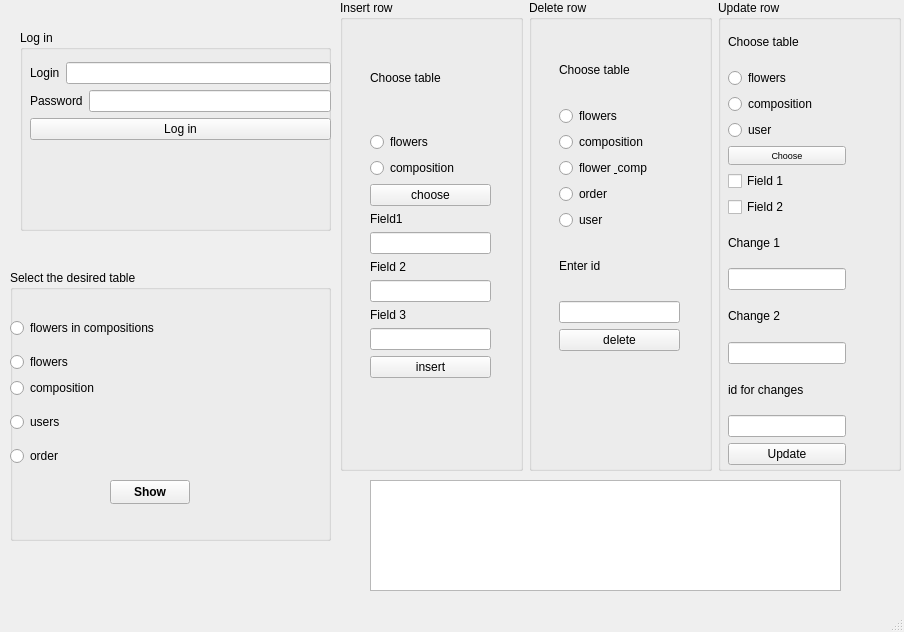
<?xml version="1.0" encoding="UTF-8"?>
<ui version="4.0">
 <class>MainWindow</class>
 <widget class="QMainWindow" name="MainWindow">
  <property name="geometry">
   <rect>
    <x>0</x>
    <y>0</y>
    <width>904</width>
    <height>632</height>
   </rect>
  </property>
  <property name="windowTitle">
   <string>MainWindow</string>
  </property>
  <widget class="QWidget" name="centralwidget">
   <widget class="QTableView" name="tableView">
    <property name="geometry">
     <rect>
      <x>370</x>
      <y>480</y>
      <width>471</width>
      <height>111</height>
     </rect>
    </property>
   </widget>
   <widget class="QGroupBox" name="groupBox">
    <property name="geometry">
     <rect>
      <x>10</x>
      <y>270</y>
      <width>321</width>
      <height>271</height>
     </rect>
    </property>
    <property name="title">
     <string>Select the desired table</string>
    </property>
    <widget class="QPushButton" name="pushButton">
     <property name="geometry">
      <rect>
       <x>100</x>
       <y>210</y>
       <width>80</width>
       <height>24</height>
      </rect>
     </property>
     <property name="font">
      <font>
       <bold>true</bold>
       <strikeout>false</strikeout>
      </font>
     </property>
     <property name="text">
      <string>Show</string>
     </property>
    </widget>
    <widget class="QWidget" name="layoutWidget">
     <property name="geometry">
      <rect>
       <x>0</x>
       <y>40</y>
       <width>311</width>
       <height>166</height>
      </rect>
     </property>
     <layout class="QHBoxLayout" name="horizontalLayout_2">
      <item>
       <layout class="QHBoxLayout" name="horizontalLayout">
        <item>
         <layout class="QVBoxLayout" name="verticalLayout_2">
          <item>
           <widget class="QRadioButton" name="fandc">
            <property name="text">
             <string>flowers in compositions</string>
            </property>
           </widget>
          </item>
          <item>
           <layout class="QVBoxLayout" name="verticalLayout">
            <item>
             <widget class="QRadioButton" name="flowers">
              <property name="text">
               <string>flowers</string>
              </property>
             </widget>
            </item>
            <item>
             <widget class="QRadioButton" name="composition">
              <property name="text">
               <string>composition</string>
              </property>
             </widget>
            </item>
           </layout>
          </item>
          <item>
           <widget class="QRadioButton" name="users">
            <property name="text">
             <string>users</string>
            </property>
           </widget>
          </item>
          <item>
           <widget class="QRadioButton" name="order">
            <property name="text">
             <string>order</string>
            </property>
           </widget>
          </item>
         </layout>
        </item>
       </layout>
      </item>
     </layout>
    </widget>
   </widget>
   <widget class="QWidget" name="layoutWidget">
    <property name="geometry">
     <rect>
      <x>340</x>
      <y>0</y>
      <width>561</width>
      <height>471</height>
     </rect>
    </property>
    <layout class="QHBoxLayout" name="horizontalLayout_3">
     <item>
      <widget class="QGroupBox" name="groupBox_2">
       <property name="title">
        <string>Insert row</string>
       </property>
       <widget class="QWidget" name="layoutWidget">
        <property name="geometry">
         <rect>
          <x>30</x>
          <y>30</y>
          <width>121</width>
          <height>348</height>
         </rect>
        </property>
        <layout class="QVBoxLayout" name="verticalLayout_6">
         <item>
          <widget class="QLabel" name="label_6">
           <property name="text">
            <string>Choose table</string>
           </property>
          </widget>
         </item>
         <item>
          <widget class="QRadioButton" name="radioButton_6">
           <property name="text">
            <string>flowers</string>
           </property>
          </widget>
         </item>
         <item>
          <widget class="QRadioButton" name="radioButton_7">
           <property name="text">
            <string>composition</string>
           </property>
          </widget>
         </item>
         <item>
          <widget class="QPushButton" name="pushButton_4">
           <property name="text">
            <string>choose</string>
           </property>
          </widget>
         </item>
         <item>
          <layout class="QVBoxLayout" name="verticalLayout_5">
           <item>
            <widget class="QLabel" name="label_3">
             <property name="text">
              <string>Field1</string>
             </property>
            </widget>
           </item>
           <item>
            <widget class="QLineEdit" name="line_in1"/>
           </item>
           <item>
            <widget class="QLabel" name="label_4">
             <property name="text">
              <string>Field 2</string>
             </property>
            </widget>
           </item>
           <item>
            <widget class="QLineEdit" name="line_in2"/>
           </item>
           <item>
            <widget class="QLabel" name="label_5">
             <property name="text">
              <string>Field 3</string>
             </property>
            </widget>
           </item>
           <item>
            <widget class="QLineEdit" name="line_in3"/>
           </item>
          </layout>
         </item>
         <item>
          <widget class="QPushButton" name="pushButton_3">
           <property name="text">
            <string>insert</string>
           </property>
          </widget>
         </item>
        </layout>
       </widget>
      </widget>
     </item>
     <item>
      <widget class="QGroupBox" name="groupBox_3">
       <property name="title">
        <string>Delete row</string>
       </property>
       <widget class="QWidget" name="layoutWidget">
        <property name="geometry">
         <rect>
          <x>30</x>
          <y>40</y>
          <width>121</width>
          <height>311</height>
         </rect>
        </property>
        <layout class="QVBoxLayout" name="verticalLayout_4">
         <item>
          <layout class="QVBoxLayout" name="verticalLayout_3">
           <item>
            <widget class="QLabel" name="label">
             <property name="text">
              <string>Choose table</string>
             </property>
            </widget>
           </item>
           <item>
            <widget class="QRadioButton" name="radioButton">
             <property name="text">
              <string>flowers</string>
             </property>
            </widget>
           </item>
           <item>
            <widget class="QRadioButton" name="radioButton_2">
             <property name="text">
              <string>composition</string>
             </property>
            </widget>
           </item>
           <item>
            <widget class="QRadioButton" name="radioButton_3">
             <property name="text">
              <string>flower &amp; comp</string>
             </property>
            </widget>
           </item>
           <item>
            <widget class="QRadioButton" name="radioButton_4">
             <property name="text">
              <string>order</string>
             </property>
            </widget>
           </item>
           <item>
            <widget class="QRadioButton" name="radioButton_5">
             <property name="text">
              <string>user</string>
             </property>
            </widget>
           </item>
           <item>
            <widget class="QLabel" name="label_2">
             <property name="text">
              <string>Enter id</string>
             </property>
            </widget>
           </item>
          </layout>
         </item>
         <item>
          <widget class="QLineEdit" name="line_delete"/>
         </item>
         <item>
          <widget class="QPushButton" name="pushButton_2">
           <property name="text">
            <string>delete</string>
           </property>
          </widget>
         </item>
        </layout>
       </widget>
      </widget>
     </item>
     <item>
      <widget class="QGroupBox" name="groupBox_4">
       <property name="title">
        <string>Update row</string>
       </property>
       <widget class="QWidget" name="layoutWidget">
        <property name="geometry">
         <rect>
          <x>10</x>
          <y>22</y>
          <width>118</width>
          <height>443</height>
         </rect>
        </property>
        <layout class="QVBoxLayout" name="verticalLayout_8">
         <item>
          <layout class="QVBoxLayout" name="verticalLayout_7">
           <item>
            <widget class="QLabel" name="label_7">
             <property name="text">
              <string>Choose table</string>
             </property>
            </widget>
           </item>
           <item>
            <widget class="QRadioButton" name="radioButton_8">
             <property name="text">
              <string>flowers</string>
             </property>
            </widget>
           </item>
           <item>
            <widget class="QRadioButton" name="radioButton_9">
             <property name="text">
              <string>composition</string>
             </property>
            </widget>
           </item>
           <item>
            <widget class="QRadioButton" name="radioButton_10">
             <property name="text">
              <string>user</string>
             </property>
            </widget>
           </item>
           <item>
            <widget class="QPushButton" name="pushButton_5">
             <property name="font">
              <font>
               <pointsize>7</pointsize>
              </font>
             </property>
             <property name="text">
              <string>Choose</string>
             </property>
            </widget>
           </item>
           <item>
            <widget class="QCheckBox" name="checkBox_2">
             <property name="text">
              <string>Field 1</string>
             </property>
            </widget>
           </item>
           <item>
            <widget class="QCheckBox" name="checkBox">
             <property name="text">
              <string>Field 2</string>
             </property>
            </widget>
           </item>
           <item>
            <widget class="QLabel" name="label_8">
             <property name="text">
              <string>Change 1</string>
             </property>
            </widget>
           </item>
           <item>
            <widget class="QLineEdit" name="line_up1"/>
           </item>
           <item>
            <widget class="QLabel" name="label_10">
             <property name="text">
              <string>Change 2</string>
             </property>
            </widget>
           </item>
           <item>
            <widget class="QLineEdit" name="line_up2"/>
           </item>
           <item>
            <widget class="QLabel" name="label_9">
             <property name="text">
              <string>id for changes</string>
             </property>
            </widget>
           </item>
           <item>
            <widget class="QLineEdit" name="lineEdit_3"/>
           </item>
           <item>
            <widget class="QPushButton" name="pushButton_6">
             <property name="text">
              <string>Update</string>
             </property>
            </widget>
           </item>
          </layout>
         </item>
        </layout>
       </widget>
      </widget>
     </item>
    </layout>
   </widget>
   <widget class="QGroupBox" name="groupBox_5">
    <property name="geometry">
     <rect>
      <x>20</x>
      <y>30</y>
      <width>311</width>
      <height>201</height>
     </rect>
    </property>
    <property name="title">
     <string>Log in</string>
    </property>
    <widget class="QWidget" name="layoutWidget">
     <property name="geometry">
      <rect>
       <x>10</x>
       <y>32</y>
       <width>301</width>
       <height>227</height>
      </rect>
     </property>
     <layout class="QVBoxLayout" name="verticalLayout_9">
      <item>
       <layout class="QHBoxLayout" name="horizontalLayout_4">
        <item>
         <widget class="QLabel" name="label_11">
          <property name="text">
           <string>Login</string>
          </property>
         </widget>
        </item>
        <item>
         <widget class="QLineEdit" name="lineEdit"/>
        </item>
       </layout>
      </item>
      <item>
       <layout class="QHBoxLayout" name="horizontalLayout_5">
        <item>
         <widget class="QLabel" name="label_12">
          <property name="text">
           <string>Password</string>
          </property>
         </widget>
        </item>
        <item>
         <widget class="QLineEdit" name="lineEdit_2"/>
        </item>
       </layout>
      </item>
      <item>
       <widget class="QPushButton" name="pushButton_7">
        <property name="text">
         <string>Log in</string>
        </property>
       </widget>
      </item>
      <item>
       <widget class="QLabel" name="label_14">
        <property name="text">
         <string/>
        </property>
       </widget>
      </item>
     </layout>
    </widget>
   </widget>
  </widget>
  <widget class="QMenuBar" name="menubar">
   <property name="geometry">
    <rect>
     <x>0</x>
     <y>0</y>
     <width>904</width>
     <height>25</height>
    </rect>
   </property>
  </widget>
  <widget class="QStatusBar" name="statusbar"/>
 </widget>
 <resources/>
 <connections/>
</ui>
